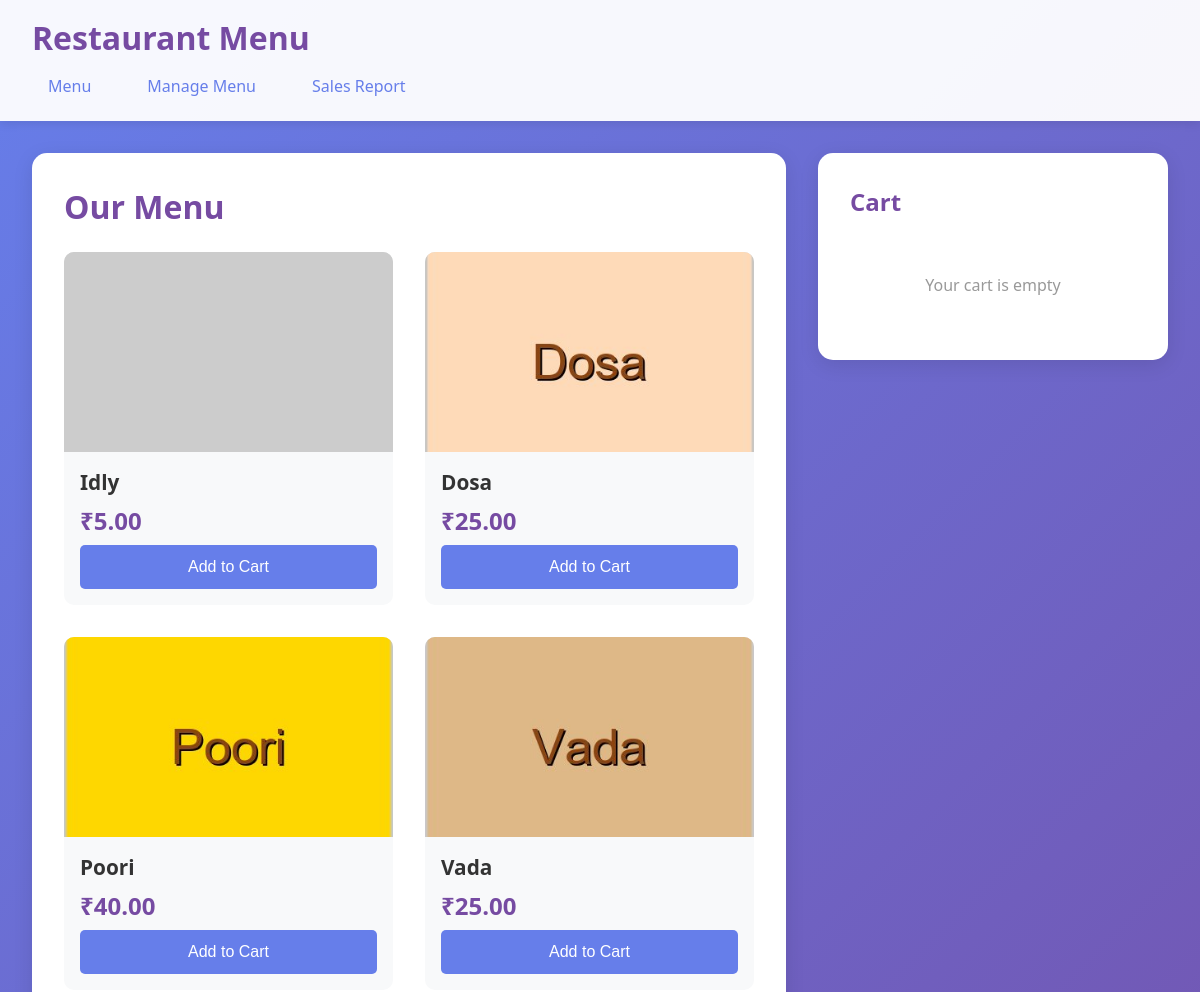
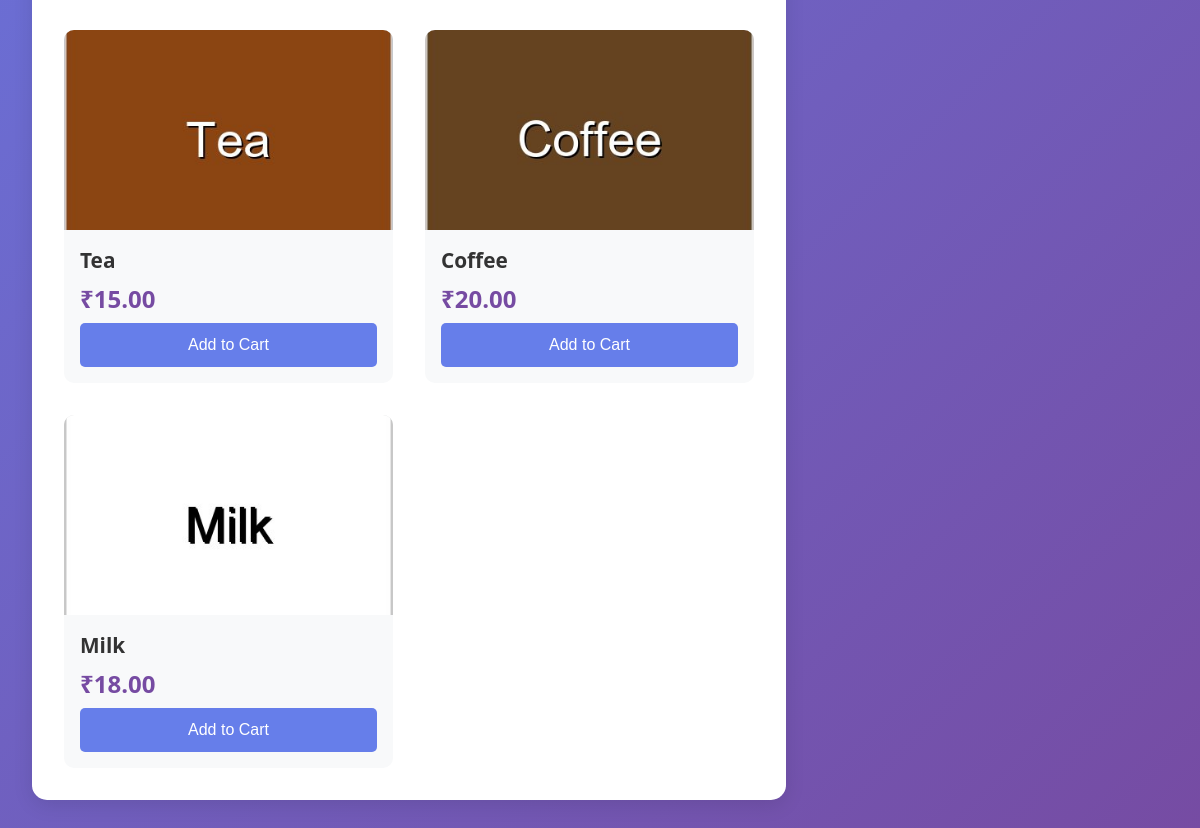
The page / on the database its author committed (2 pictures, top to bottom).
### models.py (models this page shows, shortened)
class Menu(db.Model):
    __tablename__ = 'menu'
    id = db.Column(db.Integer, primary_key=True)
    name = db.Column(db.String(100), nullable=False)
    price = db.Column(db.Float, nullable=False)
    image_path = db.Column(db.String(200))
    description = db.Column(db.Text)
    created_at = db.Column(db.DateTime, default=datetime.utcnow)
    updated_at = db.Column(db.DateTime, default=datetime.utcnow, onupdate=datetime.utcnow)

### app.py (the view)
@app.route('/')
def index():
    menu_items = Menu.query.all()
    return render_template('index.html', menu_items=menu_items)

### app.py (called while the page is built)
@app.before_request
def initialize_cart():
    if 'cart' not in session:
        session['cart'] = []

### templates/index.html (shortened to what this page needs)
<!DOCTYPE html>
<html lang="en">
<head>
    <link rel="stylesheet" href="{{ url_for('static', filename='css/style.css') }}">
</head>
<body>
    <header>
        <h1>Restaurant Menu</h1>
        <nav>
            <a href="/">Menu</a>
            <a href="/manage-menu">Manage Menu</a>
            <a href="/sales-report">Sales Report</a>
        </nav>
    </header>
    <div class="container">
        <div class="main-content">
            <div class="menu-section">
                <h2>Our Menu</h2>
                <div class="menu-grid" id="menuGrid">
                    {% for item in menu_items %}
                    <div class="menu-item" data-id="{{ item.id }}">
                        <div class="menu-image">
                            {% if item.image_path %}
                                {% if item.image_path.startswith('http://') or item.image_path.startswith('https://') %}
                                <img src="{{ item.image_path }}" alt="{{ item.name }}" onerror="this.src='https://via.placeholder.com/200x150?text={{ item.name }}'">
                                {% else %}
                                <img src="{{ url_for('static', filename=item.image_path) }}" alt="{{ item.name }}" onerror="this.src='https://via.placeholder.com/200x150?text={{ item.name }}'">
                                {% endif %}
                            {% else %}
                            <img src="https://via.placeholder.com/200x150?text={{ item.name }}" alt="{{ item.name }}">
                            {% endif %}
                        </div>
                        <div class="menu-info">
                            <h3>{{ item.name }}</h3>
                            <p class="price">₹{{ "%.2f"|format(item.price) }}</p>
                            <button class="add-to-cart-btn" onclick="addToCart({{ item.id }}, '{{ item.name }}', {{ item.price }})">
                                Add to Cart
                            </button>
                        </div>
                    </div>
                    {% endfor %}
                </div>
            </div>
            <div class="cart-section" id="cartSection">
                <h2>Cart</h2>
                <div class="cart-items" id="cartItems">
                    <p class="empty-cart">Your cart is empty</p>
                </div>
            </div>
        </div>
    </div>
</body>
</html>

### static/css/style.css (style rules this page uses)
* { margin: 0; padding: 0; box-sizing: border-box; }
body { font-family: 'Segoe UI', Tahoma, Geneva, Verdana, sans-serif; background: linear-gradient(135deg, #667eea 0%, #764ba2 100%); min-height: 100vh; color: #333; }
header { background: rgba(255, 255, 255, 0.95); padding: 1rem 2rem; box-shadow: 0 2px 10px rgba(0, 0, 0, 0.1); position: sticky; top: 0; z-index: 1000; }
header h1 { color: #764ba2; margin-bottom: 0.5rem; }
nav { display: flex; gap: 1.5rem; }
nav a { text-decoration: none; color: #667eea; font-weight: 500; padding: 0.5rem 1rem; border-radius: 5px; transition: background 0.3s; }
.container { max-width: 1400px; margin: 2rem auto; padding: 0 2rem; }
.main-content { display: grid; grid-template-columns: 1fr 350px; gap: 2rem; align-items: start; }
.menu-section { background: white; border-radius: 15px; padding: 2rem; box-shadow: 0 5px 20px rgba(0, 0, 0, 0.1); margin-bottom: 2rem; }
.menu-section h2 { color: #764ba2; margin-bottom: 1.5rem; font-size: 2rem; }
.menu-grid { display: grid; grid-template-columns: repeat(auto-fill, minmax(250px, 1fr)); gap: 2rem; }
.menu-item { background: #f8f9fa; border-radius: 10px; overflow: hidden; transition: transform 0.3s, box-shadow 0.3s; cursor: pointer; }
.menu-image { width: 100%; height: 200px; overflow: hidden; background: #e0e0e0; }
.menu-image img { width: 100%; height: 100%; object-fit: cover; }
.menu-info { padding: 1rem; }
.menu-info h3 { color: #333; margin-bottom: 0.5rem; font-size: 1.3rem; }
.menu-info .price { color: #764ba2; font-size: 1.5rem; font-weight: bold; margin-bottom: 0.5rem; }
.add-to-cart-btn { width: 100%; padding: 0.75rem; background: #667eea; color: white; border: none; border-radius: 5px; font-size: 1rem; cursor: pointer; transition: background 0.3s; min-height: 44px; -webkit-tap-highlight-color: transparent; }
.cart-section { background: white; border-radius: 15px; padding: 2rem; box-shadow: 0 5px 20px rgba(0, 0, 0, 0.1); position: sticky; top: 100px; max-height: calc(100vh - 120px); overflow-y: auto; }
.cart-section h2 { color: #764ba2; margin-bottom: 1.5rem; }
.empty-cart { text-align: center; color: #999; padding: 2rem; }

### rows shown on the page
Menu: name "Idly", price "5.00"
Menu: image_path (picture), name "Dosa", price "25.00"
Menu: image_path (picture), name "Poori", price "40.00"
Menu: image_path (picture), name "Vada", price "25.00"
Menu: image_path (picture), name "Tea", price "15.00"
Menu: image_path (picture), name "Coffee", price "20.00"
Menu: image_path (picture), name "Milk", price "18.00"
